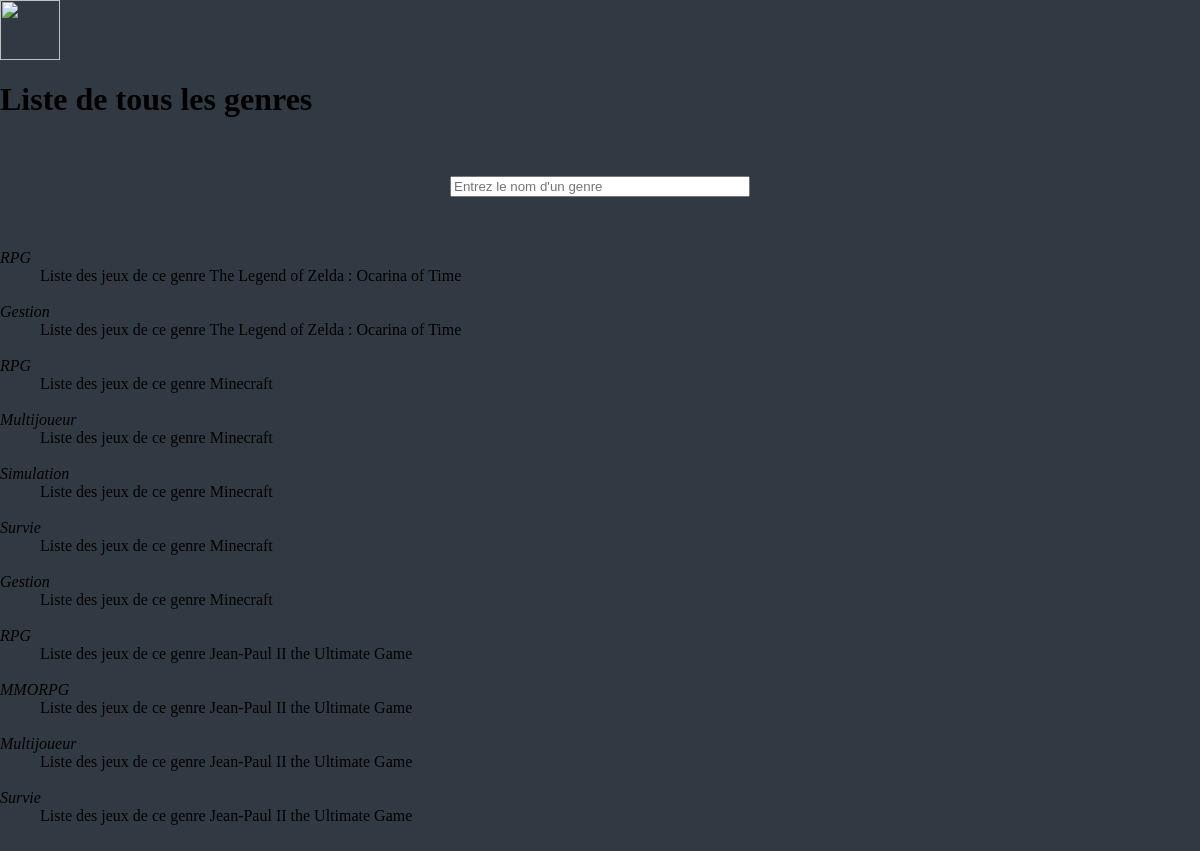
The page /listeGenre.php on the database its author committed.
### tables this page shows
CREATE TABLE JEU (
  IDJ INT AUTO_INCREMENT PRIMARY KEY,
  NOMJ VARCHAR(100) DEFAULT NULL,
  DATESORTIE DATE DEFAULT NULL,
  DESCJ TEXT
);

CREATE TABLE GENRE (
  IDG INT AUTO_INCREMENT PRIMARY KEY,
  NOMGENRE VARCHAR(100) DEFAULT NULL
);

### listeGenre.php (the view, shortened to what this page needs)
<html>
  <head>
    <link rel="stylesheet" type="text/css" href="index.css">
  </head>
  <body>
    <header>
      <a href="index.php"><img src="http://www.webzeen.fr/wp-content/uploads/2016/03/Banni%C3%A8re-Jeux-vid%C3%A9os.png" class="center"></a>
    </header>
    <h1>
      Liste de tous les genres
    </h1>
    <input type="text"
           id="rechercheGenre"
           placeholder="Entrez le nom d'un genre"
           autocomplete="off"
           onkeyup="reloadTitre()" >
    <?php
    $dsn="mysql:dbname=".BASE.";host=".SERVER;
    try{
      $connexion=new PDO($dsn,USER,PASSWD);
    }
    catch(PDOException $e){
      printf("Échec de la connexion : %s\n", $e->getMessage());
      exit();
    }
    $sql="SELECT * from JEU j1 NATURAL JOIN GENRE NATURAL JOIN ESTDUGENRE";
    if(!$connexion->query($sql)) echo "Pb d'accès à la liste";
    else{
      ?>
      <dl>
        <?php
        foreach ($connexion->query($sql) as $row)
        echo "<dt style='font-style:italic'>".$row['NOMGENRE']."</dt><dd>Liste des jeux de ce genre ".$row['NOMJ']."</dd></dt>\n<br>";
      ?>
      </dl>
    <?php } ?>
  </body>
</html>

### index.css (style rules this page uses)
a { opacity: 0.75; transition: 0.3s; }
html { height: 100%; }
body { padding:0%; margin:0%; background-color: #313a43; display: flex; flex-direction: column; min-height: 100%; }
header { background-color: #313a43; display: flex; }
header img { vertical-align: middle; height: 5vw; width: auto; }
input[type=text] { width: 25%; margin: auto; margin-bottom: 3%; margin-top: 3%; }

### rows shown on the page
jeu: genre.NOMGENRE "RPG", NOMJ "The Legend of Zelda : Ocarina of Time", genre.NOMGENRE "Gestion"
jeu: genre.NOMGENRE "RPG", NOMJ "Minecraft", genre.NOMGENRE "Multijoueur", genre.NOMGENRE "Simulation", genre.NOMGENRE "Survie", genre.NOMGENRE "Gestion"
jeu: genre.NOMGENRE "RPG", NOMJ "Jean-Paul II the Ultimate Game", genre.NOMGENRE "MMORPG", genre.NOMGENRE "Multijoueur", genre.NOMGENRE "Survie"
